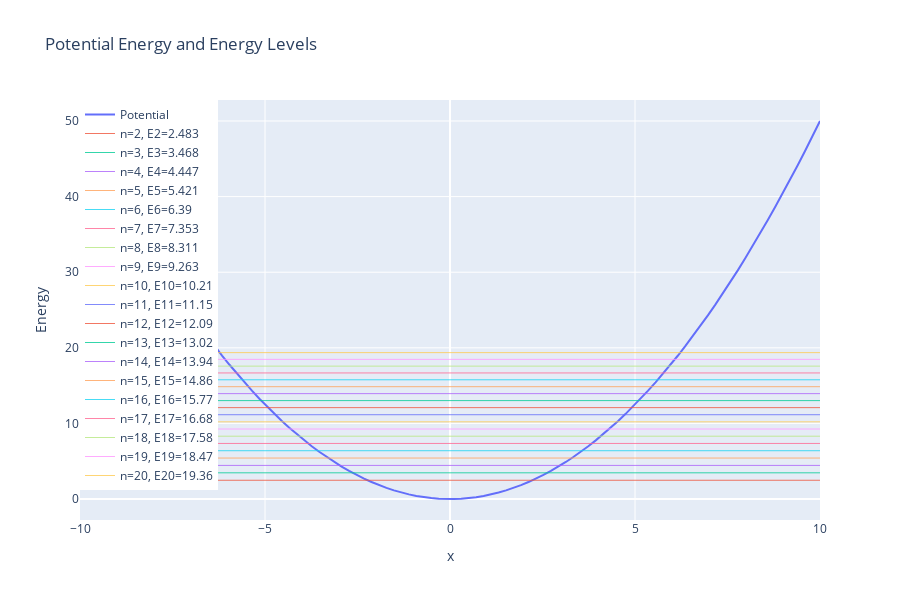
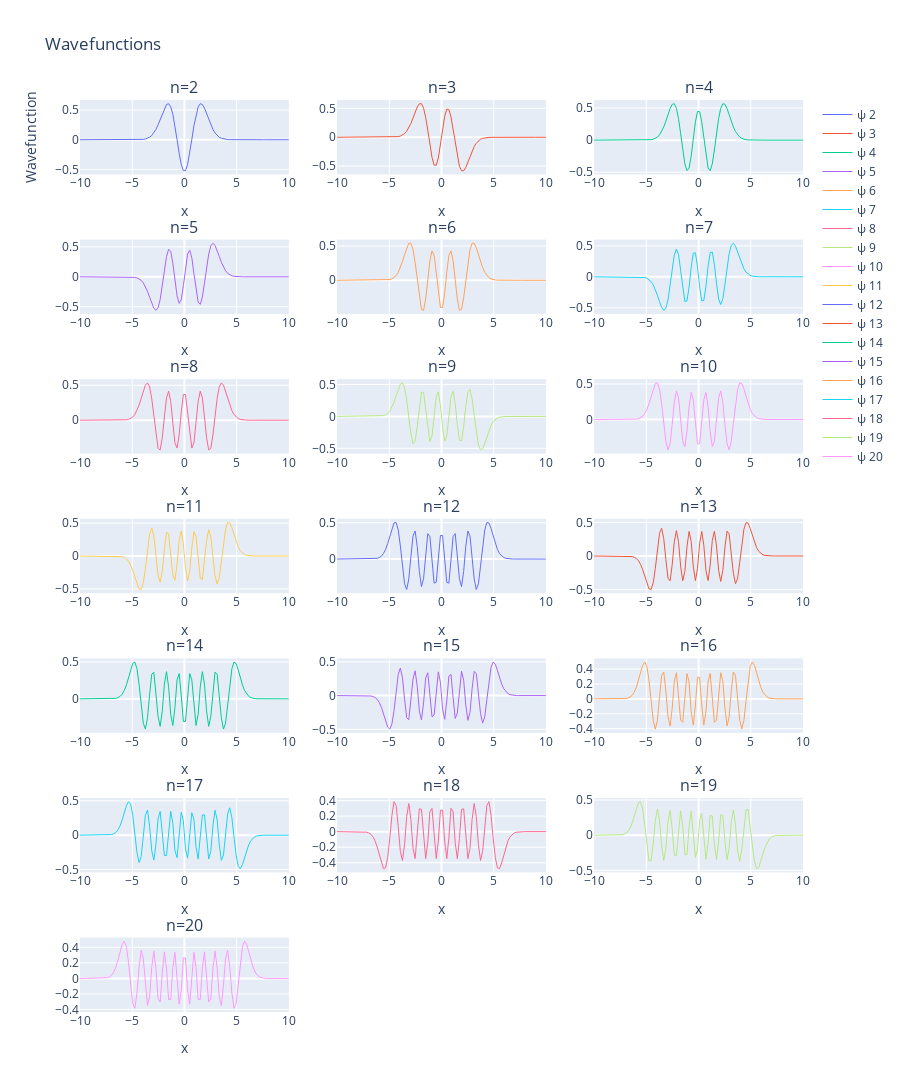

The notebook cell these images were saved under, in order:
### Markdown cell above
Wavefunctions

### Code cell
nmin, nmax = 2, 20  # INPUT

# Create a plot for the potential energy
fig_potential = go.Figure()
fig_potential.add_trace(go.Scatter(x=x, y=Vx, name='Potential'))
for i in range(nmin, nmax + 1):
    fig_potential.add_trace(go.Scatter(x=x, y=[eig_val(i)] * N, name=f'n={i}, E{i}={eig_val(i):.4}', line=dict(width=0.8)))

fig_potential.update_layout(title="Potential Energy and Energy Levels", xaxis_title="x", yaxis_title="Energy")
fig_potential.update_layout(legend=dict(x=0, y=1))
fig_potential.update_layout(height=600)
fig_potential.show()

# Create subplots for wavefunctions
rows = (nmax - nmin + 1) // 3 + 1
cols = min(nmax - nmin + 1, 3)
fig_wavefunctions = subplt.make_subplots(rows=rows, cols=cols, subplot_titles=[f'n={i}' for i in range(nmin, nmax + 1)])

for i in range(nmin, nmax + 1):
    row = (i - nmin) // 3 + 1
    col = (i - nmin) % 3 + 1
    fig_wavefunctions.add_trace(go.Scatter(x=x, y=eig_vec(i), name=f'ψ {i}', line=dict(width=1), showlegend=True), row=row, col=col)

fig_wavefunctions.update_xaxes(title_text="x")
fig_wavefunctions.update_yaxes(title_text="Wavefunction", row=1, col=1)
fig_wavefunctions.update_layout(title_text="Wavefunctions")
fig_wavefunctions.update_layout(height=1500)
fig_wavefunctions.show()
